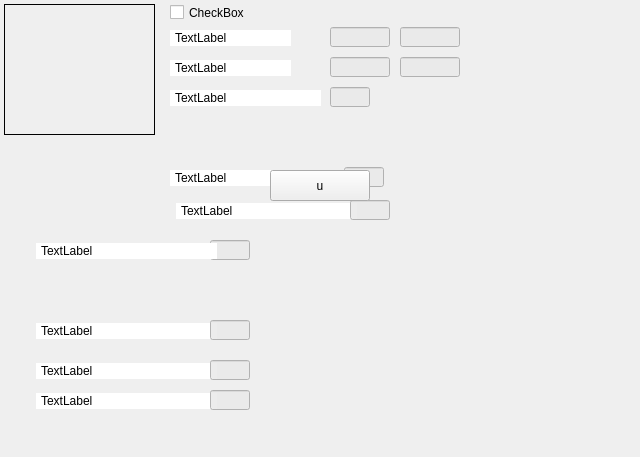
<?xml version="1.0" encoding="UTF-8"?>
<ui version="4.0">
 <class>BattlePanel</class>
 <widget class="QWidget" name="BattlePanel">
  <property name="geometry">
   <rect>
    <x>0</x>
    <y>0</y>
    <width>640</width>
    <height>457</height>
   </rect>
  </property>
  <property name="windowTitle">
   <string notr="true">Form</string>
  </property>
  <property name="styleSheet">
   <string notr="true">QLabel{
	background-color: white;
	padding: 2 2 2 2;
}
QLineEdit{
	background-color: rgba(233, 233, 233, 220);
}</string>
  </property>
  <widget class="QListWidget" name="actorList">
   <property name="geometry">
    <rect>
     <x>4</x>
     <y>4</y>
     <width>151</width>
     <height>131</height>
    </rect>
   </property>
   <property name="font">
    <font>
     <family>MS Sans Serif</family>
     <pointsize>8</pointsize>
    </font>
   </property>
   <property name="styleSheet">
    <string notr="true">QListWidget{background-color: rgba(255, 255, 255, 0);}
QListWidget::item{background-color: rgba(233, 233, 233, 220);}
QListWidget::item:selected{background-color: rgba(50, 150, 255, 220);}</string>
   </property>
   <property name="frameShape">
    <enum>QFrame::Box</enum>
   </property>
   <property name="frameShadow">
    <enum>QFrame::Plain</enum>
   </property>
   <property name="horizontalScrollBarPolicy">
    <enum>Qt::ScrollBarAlwaysOff</enum>
   </property>
   <property name="selectionBehavior">
    <enum>QAbstractItemView::SelectRows</enum>
   </property>
   <property name="spacing">
    <number>0</number>
   </property>
  </widget>
  <widget class="QLineEdit" name="hp_max">
   <property name="geometry">
    <rect>
     <x>400</x>
     <y>27</y>
     <width>60</width>
     <height>20</height>
    </rect>
   </property>
   <property name="inputMask">
    <string notr="true"/>
   </property>
   <property name="text">
    <string notr="true"/>
   </property>
   <property name="placeholderText">
    <string notr="true"/>
   </property>
  </widget>
  <widget class="QLineEdit" name="hp_cur">
   <property name="geometry">
    <rect>
     <x>330</x>
     <y>27</y>
     <width>60</width>
     <height>20</height>
    </rect>
   </property>
   <property name="inputMask">
    <string notr="true"/>
   </property>
   <property name="text">
    <string notr="true"/>
   </property>
   <property name="placeholderText">
    <string notr="true"/>
   </property>
  </widget>
  <widget class="MyLabel" name="hp_Text">
   <property name="geometry">
    <rect>
     <x>170</x>
     <y>30</y>
     <width>121</width>
     <height>16</height>
    </rect>
   </property>
   <property name="text">
    <string notr="true">TextLabel</string>
   </property>
  </widget>
  <widget class="MyLabel" name="mp_Text">
   <property name="geometry">
    <rect>
     <x>170</x>
     <y>60</y>
     <width>121</width>
     <height>16</height>
    </rect>
   </property>
   <property name="text">
    <string notr="true">TextLabel</string>
   </property>
  </widget>
  <widget class="QLineEdit" name="mp_max">
   <property name="geometry">
    <rect>
     <x>400</x>
     <y>57</y>
     <width>60</width>
     <height>20</height>
    </rect>
   </property>
   <property name="inputMask">
    <string notr="true"/>
   </property>
   <property name="text">
    <string notr="true"/>
   </property>
   <property name="placeholderText">
    <string notr="true"/>
   </property>
  </widget>
  <widget class="QLineEdit" name="mp_cur">
   <property name="geometry">
    <rect>
     <x>330</x>
     <y>57</y>
     <width>60</width>
     <height>20</height>
    </rect>
   </property>
   <property name="inputMask">
    <string notr="true"/>
   </property>
   <property name="text">
    <string notr="true"/>
   </property>
   <property name="placeholderText">
    <string notr="true"/>
   </property>
  </widget>
  <widget class="QLineEdit" name="overdrive_cur">
   <property name="geometry">
    <rect>
     <x>330</x>
     <y>87</y>
     <width>40</width>
     <height>20</height>
    </rect>
   </property>
   <property name="inputMask">
    <string notr="true"/>
   </property>
   <property name="text">
    <string notr="true"/>
   </property>
   <property name="placeholderText">
    <string notr="true"/>
   </property>
  </widget>
  <widget class="MyLabel" name="overdrive_Text">
   <property name="geometry">
    <rect>
     <x>170</x>
     <y>90</y>
     <width>151</width>
     <height>16</height>
    </rect>
   </property>
   <property name="text">
    <string notr="true">TextLabel</string>
   </property>
  </widget>
  <widget class="QLineEdit" name="haste_cur">
   <property name="geometry">
    <rect>
     <x>344</x>
     <y>167</y>
     <width>40</width>
     <height>20</height>
    </rect>
   </property>
   <property name="inputMask">
    <string notr="true"/>
   </property>
   <property name="text">
    <string notr="true"/>
   </property>
   <property name="placeholderText">
    <string notr="true"/>
   </property>
  </widget>
  <widget class="MyLabel" name="haste_Text">
   <property name="geometry">
    <rect>
     <x>170</x>
     <y>170</y>
     <width>181</width>
     <height>16</height>
    </rect>
   </property>
   <property name="text">
    <string notr="true">TextLabel</string>
   </property>
  </widget>
  <widget class="MyLabel" name="slow_Text">
   <property name="geometry">
    <rect>
     <x>176</x>
     <y>203</y>
     <width>181</width>
     <height>16</height>
    </rect>
   </property>
   <property name="text">
    <string notr="true">TextLabel</string>
   </property>
  </widget>
  <widget class="QLineEdit" name="slow_cur">
   <property name="geometry">
    <rect>
     <x>350</x>
     <y>200</y>
     <width>40</width>
     <height>20</height>
    </rect>
   </property>
   <property name="inputMask">
    <string notr="true"/>
   </property>
   <property name="text">
    <string notr="true"/>
   </property>
   <property name="placeholderText">
    <string notr="true"/>
   </property>
  </widget>
  <widget class="QLineEdit" name="turnsTillAction_cur">
   <property name="geometry">
    <rect>
     <x>210</x>
     <y>240</y>
     <width>40</width>
     <height>20</height>
    </rect>
   </property>
   <property name="inputMask">
    <string notr="true"/>
   </property>
   <property name="text">
    <string notr="true"/>
   </property>
   <property name="placeholderText">
    <string notr="true"/>
   </property>
  </widget>
  <widget class="MyLabel" name="turnsTillAction_Text">
   <property name="geometry">
    <rect>
     <x>36</x>
     <y>243</y>
     <width>181</width>
     <height>16</height>
    </rect>
   </property>
   <property name="text">
    <string notr="true">TextLabel</string>
   </property>
  </widget>
  <widget class="QCheckBox" name="battleActivity">
   <property name="geometry">
    <rect>
     <x>170</x>
     <y>4</y>
     <width>211</width>
     <height>17</height>
    </rect>
   </property>
   <property name="text">
    <string notr="true">CheckBox</string>
   </property>
  </widget>
  <widget class="MyLabel" name="animSpeed_Text">
   <property name="geometry">
    <rect>
     <x>36</x>
     <y>323</y>
     <width>181</width>
     <height>16</height>
    </rect>
   </property>
   <property name="text">
    <string notr="true">TextLabel</string>
   </property>
  </widget>
  <widget class="QLineEdit" name="animSpeed_cur">
   <property name="geometry">
    <rect>
     <x>210</x>
     <y>320</y>
     <width>40</width>
     <height>20</height>
    </rect>
   </property>
   <property name="inputMask">
    <string notr="true"/>
   </property>
   <property name="text">
    <string notr="true"/>
   </property>
   <property name="placeholderText">
    <string notr="true"/>
   </property>
  </widget>
  <widget class="MyLabel" name="standAtLoc_Text">
   <property name="geometry">
    <rect>
     <x>36</x>
     <y>363</y>
     <width>181</width>
     <height>16</height>
    </rect>
   </property>
   <property name="text">
    <string notr="true">TextLabel</string>
   </property>
  </widget>
  <widget class="QLineEdit" name="standAtLoc_cur">
   <property name="geometry">
    <rect>
     <x>210</x>
     <y>360</y>
     <width>40</width>
     <height>20</height>
    </rect>
   </property>
   <property name="inputMask">
    <string notr="true"/>
   </property>
   <property name="text">
    <string notr="true"/>
   </property>
   <property name="placeholderText">
    <string notr="true"/>
   </property>
  </widget>
  <widget class="MyLabel" name="runToLoc_Text">
   <property name="geometry">
    <rect>
     <x>36</x>
     <y>393</y>
     <width>181</width>
     <height>16</height>
    </rect>
   </property>
   <property name="text">
    <string notr="true">TextLabel</string>
   </property>
  </widget>
  <widget class="QLineEdit" name="runToLoc_cur">
   <property name="geometry">
    <rect>
     <x>210</x>
     <y>390</y>
     <width>40</width>
     <height>20</height>
    </rect>
   </property>
   <property name="inputMask">
    <string notr="true"/>
   </property>
   <property name="text">
    <string notr="true"/>
   </property>
   <property name="placeholderText">
    <string notr="true"/>
   </property>
  </widget>
  <widget class="QPushButton" name="unlockButton">
   <property name="geometry">
    <rect>
     <x>270</x>
     <y>170</y>
     <width>100</width>
     <height>31</height>
    </rect>
   </property>
   <property name="text">
    <string notr="true">u</string>
   </property>
  </widget>
 </widget>
 <customwidgets>
  <customwidget>
   <class>MyLabel</class>
   <extends>QLabel</extends>
   <header>MyLabel.hpp</header>
  </customwidget>
 </customwidgets>
 <resources/>
 <connections/>
</ui>
